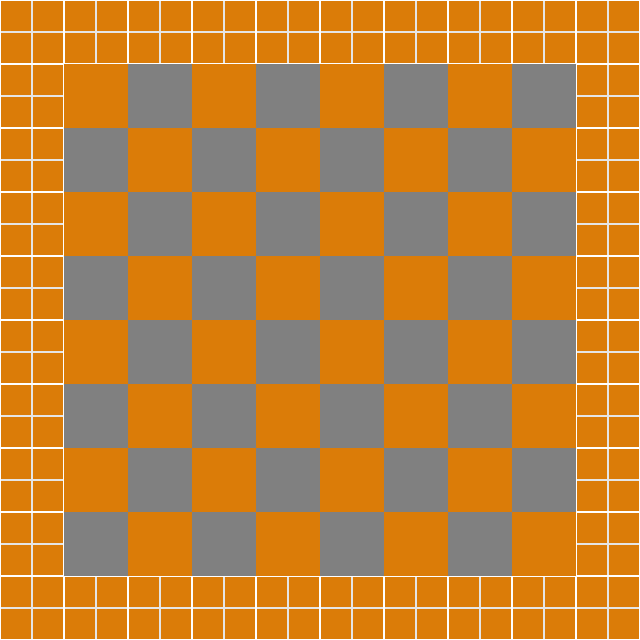

This is a level from a 2D game, rendered from its Tiled map with the project's own tilesets. A one-line summary and the map file follow, with tile-layer data summarised:
An orthogonal 10x10 tile map with 64x64 px tiles, 1 tile layer (Tile Layer 1).

<map version="1.0" orientation="orthogonal" renderorder="right-down" width="10" height="10" tilewidth="64" tileheight="64">
 <tileset firstgid="1" name="dev" tilewidth="64" tileheight="64">
  <image source="../data/images/tilesheets/dev.png" width="512" height="256" />
 </tileset>
 <layer name="Tile Layer 1" width="10" height="10">
  <data>[100 cells, 100 non-empty, 3 distinct tile ids]</data>
 </layer>
</map>